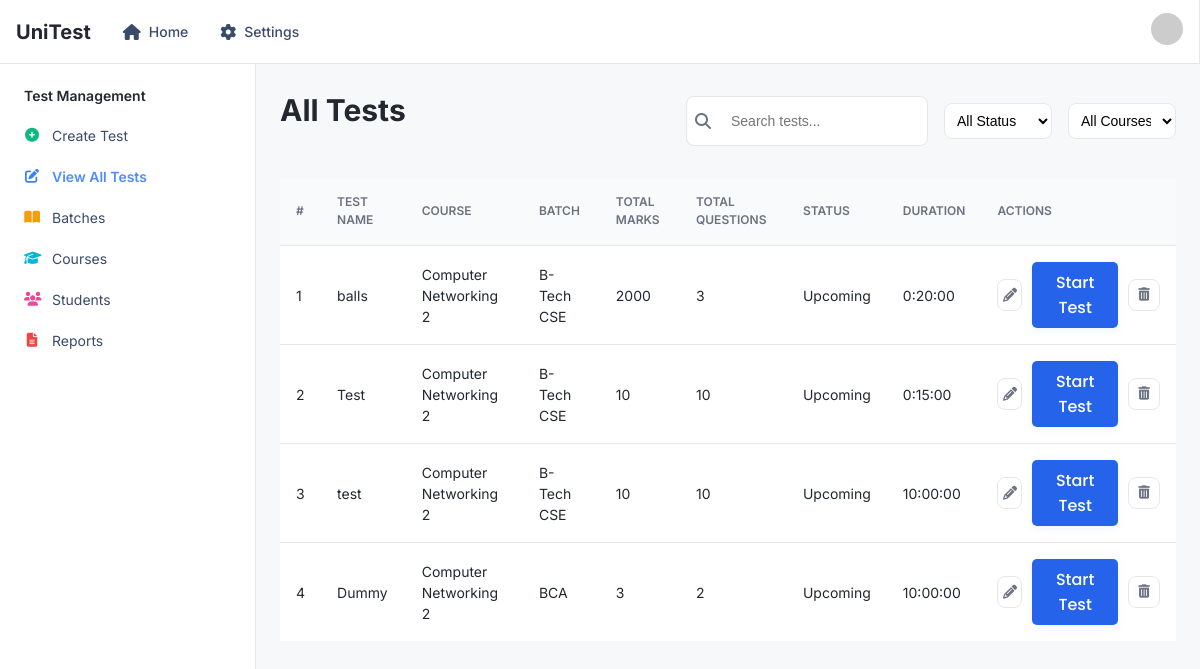
The app's page /tests/ (signed in), older data.
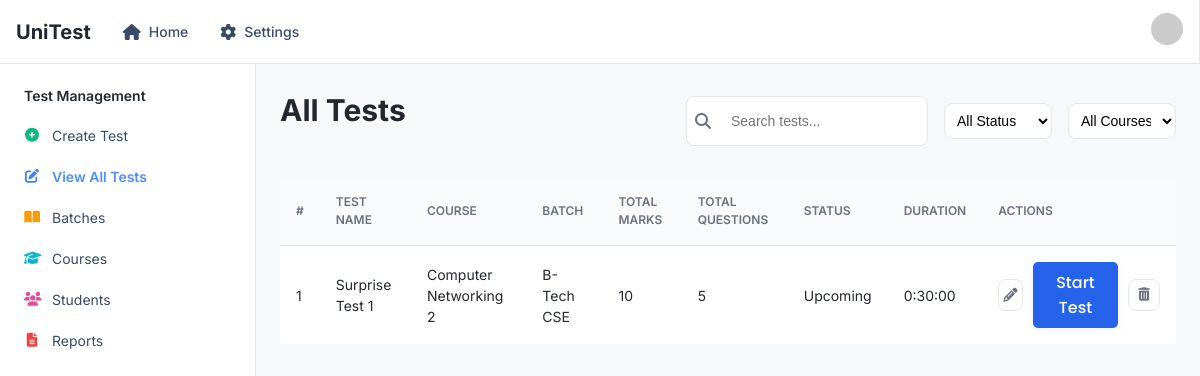
The same page, newer data.
### base/models.py (models this page shows, shortened)
class Test(models.Model):
    name               = models.CharField(max_length=255)
    course             = models.ForeignKey(Course, on_delete=models.CASCADE, null=True, blank=True, default=None)
    batch              = models.ForeignKey(Batch, on_delete=models.CASCADE)
    total_marks        = models.IntegerField()
    total_questions    = models.IntegerField()
    duration           = models.DurationField(help_text="Test duration (hh:mm:ss)")
    is_results_visible = models.BooleanField(default=False)
    status             = models.BooleanField(default=False, help_text="False = Upcoming, True = Completed")
    user               = models.ForeignKey('auth.User', on_delete=models.CASCADE, null=True, blank=True, default=None)

class Course(models.Model):
    course_name = models.CharField(max_length=255, unique=True)
    course_code = models.CharField(max_length=255, unique=True)

class Batch(models.Model):
    batch_name    = models.CharField(max_length=255)
    batch_section = models.CharField(max_length=3)
    batch_session = models.CharField(max_length=20)
    semester      = models.IntegerField()

### base/views.py (the view)
# urls.py: path('tests/',                         views.list_tests,                    name = 'list_tests'),
@login_required
def list_tests(request):
    tests = Test.objects.all()
    return render(request, 'list_tests.html', {'tests': tests})

### templates/list_tests.html (shortened to what this page needs)
{% extends 'base.html' %} {% block title %}Test List | UniTest{% endblock %} {% block content %}
<main class="main-content">
    <div class="dashboard">
        <div class="test-list-header">
            <h1 class="dashboard-title">All Tests</h1>
            <div class="test-filters">
                <div class="search-box">
                    <i class="fas fa-search"></i>
                    <input type="text" placeholder="Search tests..." id="search-input" />
                </div>
                <select class="filter-select" id="status-filter">
                    <option value="all">All Status</option>
                </select>
                <select class="filter-select" id="course-filter">
                    <option value="all">All Courses</option>
                </select>
            </div>
        </div>
        <table class="test-table">
            <thead>
                <tr>
                    <th>#</th>
                    <th>Test Name</th>
                    <th>Course</th>
                    <th>Batch</th>
                    <th>Total Marks</th>
                    <th>Total Questions</th>
                    <th>Status</th>
                    <th>Duration</th>
                    <th>Actions</th>
                </tr>
            </thead>
            <tbody id="test-table-body">
                {% for test in tests %}
                <tr>
                    <td>{{ forloop.counter }}</td>
                    <td><a href="{% url 'view_test' test.id %}">{{ test.name }}</a></td>
                    <td>{{ test.course.course_name }}</td>
                    <td>{{ test.batch.batch_name }}</td>
                    <td>{{ test.total_marks }}</td>
                    <td>{{ test.total_questions }}</td>
                    <td>{% if test.status %} Completed {% else %} Upcoming {% endif %}</td>
                    <td>{{ test.duration }}</td>
                    <td>
                        <div class="test-card-actions-flex">
                            <a href="{% url 'update_test' test.id %}" class="action-btn edit-btn" title="Edit Test">
                                <i class="fas fa-pencil-alt"></i>
                            </a>
                            <form action="{% url 'generate_test_codes' test.id %}" method="post" style="display: inline">
                                <button type="submit" class="styled-btn start-btn" title="Start Test">Start Test</button>
                            </form>
                            <form action="{% url 'delete_test' test.id %}" method="POST" style="display: inline" onsubmit="return confirm('Are you sure you want to delete this test?');">
                                <button class="action-btn delete-btn" title="Delete Test">
                                    <i class="fas fa-trash-alt"></i>
                                </button>
                            </form>
                        </div>
                    </td>
                </tr>
                {% endfor %}
            </tbody>
        </table>
    </div>
</main>
 {% endblock %}

Row changes from the older to the newer data that the page shows:
removed Test: name "balls", course.course_name "Computer Networking 2", batch.batch_name "B-Tech CSE", total_marks "2000", total_questions "3", status "Upcoming", duration "0:20:00"
removed Test: name "Test", course.course_name "Computer Networking 2", batch.batch_name "B-Tech CSE", total_marks "10", total_questions "10", status "Upcoming", duration "0:15:00"
removed Test: name "test", course.course_name "Computer Networking 2", batch.batch_name "B-Tech CSE", total_marks "10", total_questions "10", status "Upcoming", duration "10:00:00"
removed Test: name "Dummy", course.course_name "Computer Networking 2", batch.batch_name "BCA", total_marks "3", total_questions "2", status "Upcoming", duration "10:00:00"
added Test: name "Surprise Test 1", course.course_name "Computer Networking 2", batch.batch_name "B-Tech CSE", total_marks "10", total_questions "5", status "Upcoming", duration "0:30:00"
